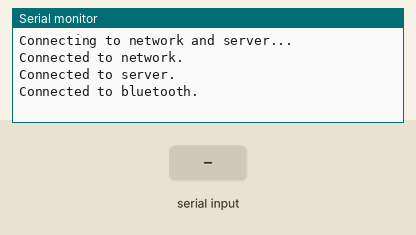
Recording of a sketch running on a simulated Arduino Uno, built with avr-gcc and run on an emulated ATmega328P. On the bench: the last lines printed to the serial monitor. The inputs (shaded band) are chosen by the test bench. WiFi joins after 1.5 s; servers stay silent unless stated.

Above: at 2.4 s.
2.5 s: "2" received over Serial
At 3.8 s:
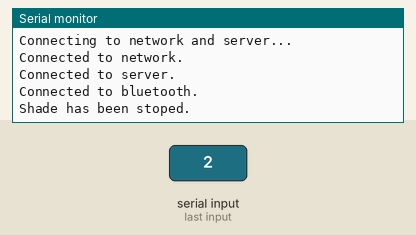
4.1 s: "3" received over Serial
At 5.5 s:
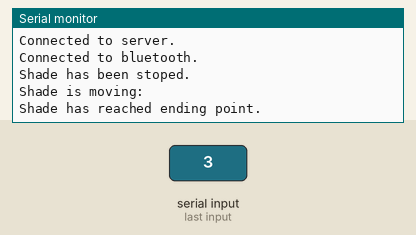
6.6 s: "5" received over Serial
At 7.1 s:
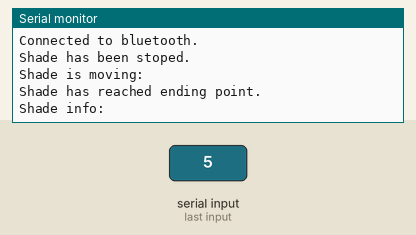
8.2 s: "8" received over Serial
At 9.5 s:
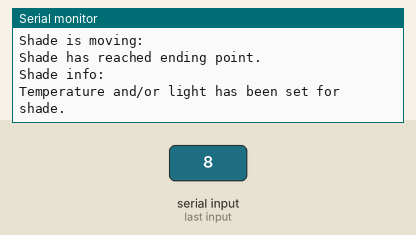

Measured:
- after the input at 2.5 s, the serial monitor: prints a new line after 0.10 s (image 1)
- after the input at 4.1 s, the serial monitor: prints a new line after 0.10 s (image 2)
- after the input at 6.6 s, the serial monitor: prints a new line after 0.10 s (image 3)
- after the input at 8.2 s, the serial monitor: prints a new line after 0.10 s (image 4)

The sketch:

SystemController.ino
```cpp
/*
Programet representerar en kontrollenhet för SmartShade.

Kontrollenheten är tänkt som en central punkt för ett SmartShade-system, placerat på valfri plats
i hemmet där anslutning till nätverk och sträm (USB eller elnät) finns. Kontrollenheten vidarebefordrar
all information mellan server och SmartShade-rullgardin.

Programmet är gjort för projektarbetet för årskurs 1 på Malmö Högskola 2014.
*/


// ********** Import av bibliotek **********
#include <SPI.h>               // Import av bibliotek för serie-kommunikation.
#include <Ethernet.h>          // Import av bibliotek för Ethernet-kommunikation.
#include <SoftwareSerial.h>    // Import av bibliotek för Bluetooth-kommunikation.


// -------------------------------------------------------------------------------------------------------------------------------

// ********** Tilldelning av funktion till kopplingspinnar **********
const int btInPin = 7;                                              // Pinne för inkommande data från BT-modul.
const int btOutPin = 8;                                             // Pinne för utgående data från BT-modul.

// ********** Variabler för nätverks- och serveranslutning **********
IPAddress arduinoIp ( 10, 228, 0, 4 );                              // Ethernet-shieldens IP-adress (MAH-tilldelning).
byte arduinoMac[] = { 0x90, 0xA2, 0xDA, 0x0C, 0x00, 0x94 };         // Ethernet-shieldens MAC-adress.
IPAddress serverIp ( 10, 228, 0, 204 );                             // Serverns IP-adress (för intern anslutning).
int serverPort = 6000;                                              // Serverns port för kommunikation.
EthernetClient client;                                              // Klient som möjliggör kommunikation.

// ********** Variabler för BT-anslutning **********
SoftwareSerial bluetooth = SoftwareSerial( btInPin, btOutPin );     // BT-modul som möjliggör kommunikation.
boolean btStartBitRecived = false;                                  // Markerar om startbit mottagits från ansluten BT-enhet.
char startString[] = "END\r";                                       // Sträng representerar en startbit.
byte startBitCounter = 0;                                           // Räknare för upptäckt av startbit.

// ********** Variabler för dataöverföring **********
String shadeID = "";                                                // Mottaget rullgardinens-ID från servern.
char commandToShade;                                                // Mottaget rullgardins-kommando från servern.
String dataToShade = "";                                            // Mottagen data från servern.
byte decoderCount = 0;                                              // Räknare för avkodning av data från servern.
int shadePosFrequency = 700;                                        // Frekvens för uppdatering av rullgardinens position.

// -------------------------------------------------------------------------------------------------------------------------------


// ********** Funktionen kommunicerar med BT-modulen **********
void sendToBT( char* msg, boolean newLine = true ) {
  if( newLine ) {
    bluetooth.println( msg );
  } else {
    bluetooth.print( msg );
  }
}


// ********** Funktionen initierar BT-modulen och ansluter till angiven BT-enhet **********
void initBT() {
  // Seriekommunikation med 115200 bps upprättas mot BT-modulen.
  bluetooth.begin( 115200 );

  // Seriekommunikationen i BT-modulen ändras till 9600 bps.
  sendToBT( "$$$", false );
  delay( 10 );
  sendToBT( "U,9600,N" );
  delay( 10 );

  // Seriekommunikation med 9600 bps upprättas mot BT-modulen.
  bluetooth.begin( 9600 );
  delay( 10 );

  // BT-modulen upprättar anslutning till BT-enhet med angiven MAC-adress.
  sendToBT( "$$$", false );
  delay( 10 );
  sendToBT( "C,000666644282" );
  delay( 10 );

  // CMD avslutas i BT-modulen.
  sendToBT( "---" );
  delay( 10 );

  Serial.println( "Connected to bluetooth." );
}


// ********** Funktionen ansluter kontrollenheten till servern **********
void connectToServer() {
  if( client.connect(serverIp, serverPort) ) {
    Serial.println( "Connected to server." );
  } else {
    Serial.println( "Server connection failed." );
  }
}


// ********** Funktionen inväntar startbit från BT-enhet **********
void awaitServerCommunication() {
  char b = bluetooth.read();

  if( startBitCounter == 4 ) {
    btStartBitRecived = true;
    Serial.println();
    Serial.println( "OK to send and recive from server." );
    Serial.println();
  } else {
    if( b == startString[startBitCounter] ) {
      startBitCounter++;
    } else {
      startBitCounter = 0;
    }
  }
}


// ********** Funktionen skickar rullgardins-kommando till styrenheten och avlyssnar respons via BT **********
void sendToShade( char command ) {
  bluetooth.print( command );
  delay( 100 );

  // Angivet kommando styr vad som händer.
  if( command == '2' ) {                          // Om mottaget kommando är 2 (stoppar rullgardinen)
    Serial.println( "Shade has been stoped." );
  } else if( command == '3' || command == '4' ) {   // Om mottaget kommando är 3 eller 4 (styr rullgardin ner/upp)
    Serial.println( "Shade is moving:" );
    getShadePos();
  } else if( command == '5' ) {                   // Om mottaget kommando är 5 (uppdaterar info).
    Serial.print( "Shade info: " );
    getShadeInfo();
    Serial.println();
  } else if( command == '8' ) {                   // Om mottaget kommande är 8 (sätter temperatur och solljus).
    Serial.println( "Temperature and/or light has been set for shade." );
    Serial.println();
    setTempAndLight();
  }
}


// ********** Funktionen avläser rullgardinens position **********
void getShadePos() {
  boolean getPos = true;
  String shadePos;
  String lastShadePos = "last";

  // Förfrågan avseende rullgardinens position skickas till styrenheten.
  while( getPos ) {
    bluetooth.print( 6 );
    delay( 100 );

    // Rullgardinens position inhämtas från styrenheten.
    while( bluetooth.available() ) {
      char b = bluetooth.read();
      shadePos += b;
      delay( 10 );
    }

    // Eventuell data från servern avlyssnas för att upptäcka stopp av rullgardin.
    while( client.available() ) {
      if( client.read() == '2' ) {
        bluetooth.print( 2 );
        delay( 100 );
        getPos = false;
      }
    }

    // Kontrollerar om rullgardinen står still annars sänds positionen till servern.
    if( shadePos.equals(lastShadePos) ) {
      getPos = false;
      Serial.println( "Shade has reached ending point." );
      Serial.println();
    } else {
      Serial.println( shadePos );
      client.println( shadePos );
      delay( 10 );
    }

    // Arbetsvariabler "nollställs".
    lastShadePos = shadePos;
    delay(10);
    shadePos = "";

    // Paus innan ny hämtning av rullgardinens position.
    delay( shadePosFrequency );
  }
}


// ********** Funktionen avläser rullgardinens värden **********
void getShadeInfo() {
  String shadeInfo = "";

  // Rullgardinens info inhämtas från styrenheten.
  while( bluetooth.available() ) {
    char b = bluetooth.read();
    shadeInfo += b;
    delay( 10 );
  }

  // Rullgardinens info vidarebefordras till servern.
  Serial.println( shadeInfo );
  client.println( shadeInfo );
}


// ********** Funktionen sätter min- och maxtemperatur samt solskydd för rullgardinen **********
void setTempAndLight() {
  String tempDown = "";
  String tempUp = "*";
  String ligthActive = "";
  byte counter = 0;

  // Kontrollerar och läser av tecken för tecken.
  for( byte i = 0; i < dataToShade.length(); i++ ) {
    char c = dataToShade.charAt( i );

    // Delar upp och lagrar mottagen data från servern.
    if( c != ':' && counter == 0 ) {
      tempDown += c;
    } else if( c != ':' && counter == 1 ) {
      tempUp += c;
    } else if( c != ':' && counter == 2 ) {
      ligthActive += c;
    } else {
      counter++;
    }

    // Värden vidarebefordras till styrenheten.
    if( counter == 3 ) {
      bluetooth.print( tempDown );
      delay( 100 );
      bluetooth.print( tempUp );
      delay( 100 );
      bluetooth.print( ligthActive );
      delay( 100 );
    }
  }
}


// ********** Funktionen initierar programmet **********
void setup() {
  // Seriekommunikation upprättas med 9600 bps.
  Serial.begin( 9600 );
  delay( 1000 );

  Serial.println( "Connecting to network and server..." );
  Serial.println();

  // Nätverksanslutning upprättas utifrån angiven MAC- och IP-adress.
  Ethernet.begin( arduinoMac, arduinoIp );
  Serial.println( "Connected to network." );

  // Serveranslutning upprättas mot angiven IP-adress och port.
  connectToServer();

  // BT-modulen initieras.
  initBT();
}


// ********** Funktionen kör programmet **********
void loop() {

  // Inväntar startbit från BT-enhet för att påbörja sänding till server.
  while( bluetooth.available() && !btStartBitRecived ) {
    awaitServerCommunication();
  }

  // Avlyssnar inkommande data över Serial.
  while( Serial.available() ) {
    char s = Serial.read();
    sendToShade( s );
  }

  // Avlyssnar inkommande data från servern.
  while( client.available() ) {
    char c = client.read();

    // Delar upp och lagrar mottagen data från servern.
    if( c != ';' && decoderCount == 0 ) {
      shadeID += c;
    } else if( c != ';' && decoderCount == 1 ) {
      commandToShade = c;
    } else if( c != ';' && decoderCount == 2 ) {
      dataToShade += c;
    } else if( c == ';' ) {
      decoderCount++;
    }

    // Kontrollerar om data från servern är redo att skickas till styrenheten.
    if( decoderCount == 3 ) {
      sendToShade( commandToShade );

      // Nollställer variabler.
      shadeID = "";
      dataToShade = "";
      decoderCount = 0;
    }
  }
}
```
